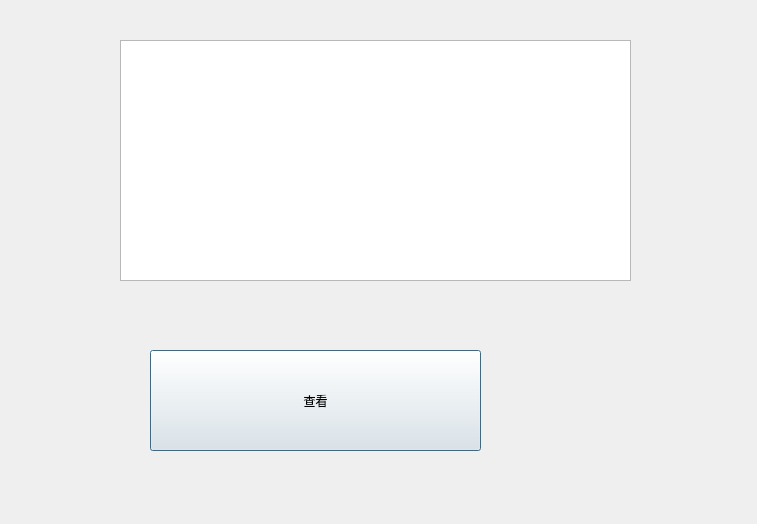
<?xml version="1.0" encoding="UTF-8"?>
<ui version="4.0">
 <class>readweixin</class>
 <widget class="QDialog" name="readweixin">
  <property name="geometry">
   <rect>
    <x>0</x>
    <y>0</y>
    <width>757</width>
    <height>524</height>
   </rect>
  </property>
  <property name="windowTitle">
   <string>Dialog</string>
  </property>
  <widget class="QPushButton" name="pushButton">
   <property name="geometry">
    <rect>
     <x>150</x>
     <y>350</y>
     <width>331</width>
     <height>101</height>
    </rect>
   </property>
   <property name="styleSheet">
    <string notr="true">font: 28pt &quot;宋体&quot;;</string>
   </property>
   <property name="text">
    <string>查看</string>
   </property>
  </widget>
  <widget class="QTextEdit" name="textEdit">
   <property name="geometry">
    <rect>
     <x>120</x>
     <y>40</y>
     <width>511</width>
     <height>241</height>
    </rect>
   </property>
  </widget>
 </widget>
 <resources/>
 <connections/>
</ui>
